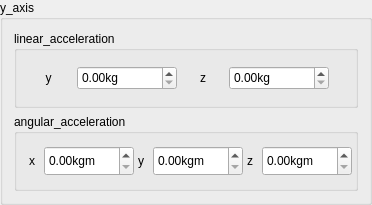
              <widget class="QGroupBox" name="fam_y_axis_groupbox">
               <property name="minimumSize">
                <size>
                 <width>370</width>
                 <height>205</height>
                </size>
               </property>
               <property name="maximumSize">
                <size>
                 <width>372</width>
                 <height>190</height>
                </size>
               </property>
               <property name="title">
                <string>y_axis</string>
               </property>
               <layout class="QGridLayout" name="gridLayout_14">
                <item row="0" column="0">
                 <widget class="QGroupBox" name="fluid_y_linear_acceleration_groupbox">
                  <property name="minimumSize">
                   <size>
                    <width>343</width>
                    <height>75</height>
                   </size>
                  </property>
                  <property name="maximumSize">
                   <size>
                    <width>344</width>
                    <height>78</height>
                   </size>
                  </property>
                  <property name="toolTip">
                   <string> Added mass in the X axis due to linear acceleration in the x,y,z axes</string>
                  </property>
                  <property name="title">
                   <string>linear_acceleration</string>
                  </property>
                  <layout class="QGridLayout" name="gridLayout_7">
                   <item row="0" column="0">
                    <widget class="QLabel" name="fam_yy_label">
                     <property name="minimumSize">
                      <size>
                       <width>12</width>
                       <height>24</height>
                      </size>
                     </property>
                     <property name="maximumSize">
                      <size>
                       <width>15</width>
                       <height>30</height>
                      </size>
                     </property>
                     <property name="text">
                      <string>y</string>
                     </property>
                     <property name="alignment">
                      <set>Qt::AlignCenter</set>
                     </property>
                    </widget>
                   </item>
                   <item row="0" column="1">
                    <widget class="QDoubleSpinBox" name="fam_yy_sp">
                     <property name="minimumSize">
                      <size>
                       <width>90</width>
                       <height>24</height>
                      </size>
                     </property>
                     <property name="maximumSize">
                      <size>
                       <width>100</width>
                       <height>30</height>
                      </size>
                     </property>
                     <property name="toolTip">
                      <string>Added mass in the Y axis due to linear acceleration in the Y axis, in kg</string>
                     </property>
                     <property name="suffix">
                      <string>kg</string>
                     </property>
                     <property name="maximum">
                      <double>1000.000000000000000</double>
                     </property>
                    </widget>
                   </item>
                   <item row="0" column="2">
                    <widget class="QLabel" name="fam_yz_label">
                     <property name="minimumSize">
                      <size>
                       <width>10</width>
                       <height>15</height>
                      </size>
                     </property>
                     <property name="maximumSize">
                      <size>
                       <width>10</width>
                       <height>18</height>
                      </size>
                     </property>
                     <property name="text">
                      <string>z</string>
                     </property>
                     <property name="alignment">
                      <set>Qt::AlignCenter</set>
                     </property>
                    </widget>
                   </item>
                   <item row="0" column="3">
                    <widget class="QDoubleSpinBox" name="fam_yz_sp">
                     <property name="minimumSize">
                      <size>
                       <width>90</width>
                       <height>24</height>
                      </size>
                     </property>
                     <property name="maximumSize">
                      <size>
                       <width>100</width>
                       <height>30</height>
                      </size>
                     </property>
                     <property name="toolTip">
                      <string> Added mass in the Y axis due to linear acceleration in the Z axis, and vice-versa, in kg.</string>
                     </property>
                     <property name="suffix">
                      <string>kg</string>
                     </property>
                     <property name="maximum">
                      <double>1000.000000000000000</double>
                     </property>
                    </widget>
                   </item>
                  </layout>
                 </widget>
                </item>
                <item row="1" column="0">
                 <widget class="QGroupBox" name="fluid_y_angular_acceleration_groupbox">
                  <property name="minimumSize">
                   <size>
                    <width>343</width>
                    <height>75</height>
                   </size>
                  </property>
                  <property name="maximumSize">
                   <size>
                    <width>345</width>
                    <height>78</height>
                   </size>
                  </property>
                  <property name="toolTip">
                   <string> Added mass in the X axis due to linear acceleration in the x,y,z axes</string>
                  </property>
                  <property name="title">
                   <string>angular_acceleration</string>
                  </property>
                  <layout class="QGridLayout" name="gridLayout_6">
                   <item row="0" column="0">
                    <widget class="QLabel" name="fam_yp_label">
                     <property name="minimumSize">
                      <size>
                       <width>12</width>
                       <height>24</height>
                      </size>
                     </property>
                     <property name="maximumSize">
                      <size>
                       <width>15</width>
                       <height>30</height>
                      </size>
                     </property>
                     <property name="text">
                      <string>x</string>
                     </property>
                     <property name="alignment">
                      <set>Qt::AlignCenter</set>
                     </property>
                    </widget>
                   </item>
                   <item row="0" column="1">
                    <widget class="QDoubleSpinBox" name="fam_yp_sp">
                     <property name="minimumSize">
                      <size>
                       <width>90</width>
                       <height>24</height>
                      </size>
                     </property>
                     <property name="maximumSize">
                      <size>
                       <width>100</width>
                       <height>30</height>
                      </size>
                     </property>
                     <property name="toolTip">
                      <string> Added mass in the Y axis due to angular acceleration about the X axis, and vice-versa, in kg * m</string>
                     </property>
                     <property name="suffix">
                      <string>kgm</string>
                     </property>
                     <property name="maximum">
                      <double>1000.000000000000000</double>
                     </property>
                    </widget>
                   </item>
                   <item row="0" column="2">
                    <widget class="QLabel" name="fam_yq_label">
                     <property name="minimumSize">
                      <size>
                       <width>12</width>
                       <height>24</height>
                      </size>
                     </property>
                     <property name="maximumSize">
                      <size>
                       <width>15</width>
                       <height>30</height>
                      </size>
                     </property>
                     <property name="text">
                      <string>y</string>
                     </property>
                     <property name="alignment">
                      <set>Qt::AlignCenter</set>
                     </property>
                    </widget>
                   </item>
                   <item row="0" column="3">
                    <widget class="QDoubleSpinBox" name="fam_yq_sp">
                     <property name="minimumSize">
                      <size>
                       <width>90</width>
                       <height>24</height>
                      </size>
                     </property>
                     <property name="maximumSize">
                      <size>
                       <width>100</width>
                       <height>30</height>
                      </size>
                     </property>
                     <property name="toolTip">
                      <string>Added mass in the Y axis due to angular acceleration about the Y axis, and vice-versa, in kg * m.</string>
                     </property>
                     <property name="suffix">
                      <string>kgm</string>
                     </property>
                     <property name="maximum">
                      <double>1000.000000000000000</double>
                     </property>
                    </widget>
                   </item>
                   <item row="0" column="4">
                    <widget class="QLabel" name="fam_yr_label">
                     <property name="minimumSize">
                      <size>
                       <width>12</width>
                       <height>24</height>
                      </size>
                     </property>
                     <property name="maximumSize">
                      <size>
                       <width>15</width>
                       <height>30</height>
                      </size>
                     </property>
                     <property name="text">
                      <string>z</string>
                     </property>
                     <property name="alignment">
                      <set>Qt::AlignCenter</set>
                     </property>
                    </widget>
                   </item>
                   <item row="0" column="5">
                    <widget class="QDoubleSpinBox" name="fam_yr_sp">
                     <property name="minimumSize">
                      <size>
                       <width>90</width>
                       <height>24</height>
                      </size>
                     </property>
                     <property name="maximumSize">
                      <size>
                       <width>100</width>
                       <height>30</height>
                      </size>
                     </property>
                     <property name="toolTip">
                      <string>Added mass in the Y axis due to angular acceleration about the Z axis, and vice-versa, in kg * m.</string>
                     </property>
                     <property name="suffix">
                      <string>kgm</string>
                     </property>
                     <property name="maximum">
                      <double>1000.000000000000000</double>
                     </property>
                    </widget>
                   </item>
                  </layout>
                 </widget>
                </item>
               </layout>
              </widget>
